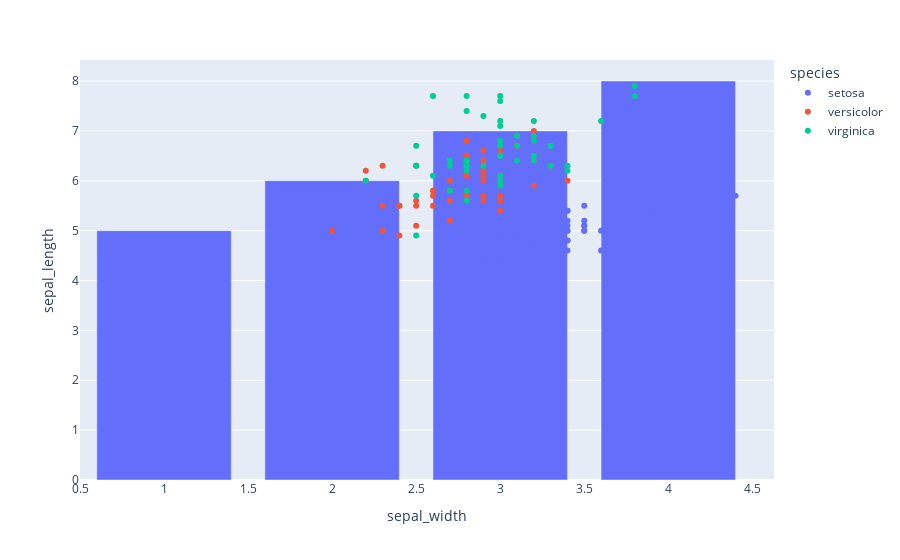

Write notebook code for a chart like this one.
### Markdown cell above
Example from stack overflow of adding traces

### Code cell
import pandas as pd
import plotly.express as px

iris = px.data.iris()
fig = px.scatter(iris, x="sepal_width", y="sepal_length", color="species")
df = pd.DataFrame({
    'x':[1,2,3,4],
    'y':[5,6,7,8],})
fig2 = px.bar(df, x="x", y="y")
fig.add_trace(fig2.data[0])
fig.show()

### Figure 1 — Plotly figure (JSON) as saved in the notebook; plotly's stock layout.template omitted (floating-point values rounded to 4 significant figures)
{"data": [{"hovertemplate": "species=setosa<br>sepal_width=%{x}<br>sepal_length=%{y}<extra></extra>", "legendgroup": "setosa", "marker": {"color": "#636efa", "symbol": "circle"}, "mode": "markers", "name": "setosa", "orientation": "v", "showlegend": true, "type": "scatter", "x": [3.5, 3, 3.2, 3.1, 3.6, 3.9, 3.4, 3.4, 2.9, 3.1, 3.7, 3.4, 3, 3, 4, 4.4, 3.9, 3.5, 3.8, 3.8, 3.4, 3.7, 3.6, 3.3, 3.4, 3, 3.4, 3.5, 3.4, 3.2, 3.1, 3.4, 4.1, 4.2, 3.1, 3.2, 3.5, 3.1, 3, 3.4, 3.5, 2.3, 3.2, 3.5, 3.8, 3, 3.8, 3.2, 3.7, 3.3], "xaxis": "x", "y": [5.1, 4.9, 4.7, 4.6, 5, 5.4, 4.6, 5, 4.4, 4.9, 5.4, 4.8, 4.8, 4.3, 5.8, 5.7, 5.4, 5.1, 5.7, 5.1, 5.4, 5.1, 4.6, 5.1, 4.8, 5, 5, 5.2, 5.2, 4.7, 4.8, 5.4, 5.2, 5.5, 4.9, 5, 5.5, 4.9, 4.4, 5.1, 5, 4.5, 4.4, 5, 5.1, 4.8, 5.1, 4.6, 5.3, 5], "yaxis": "y"}, {"hovertemplate": "species=versicolor<br>sepal_width=%{x}<br>sepal_length=%{y}<extra></extra>", "legendgroup": "versicolor", "marker": {"color": "#EF553B", "symbol": "circle"}, "mode": "markers", "name": "versicolor", "orientation": "v", "showlegend": true, "type": "scatter", "x": [3.2, 3.2, 3.1, 2.3, 2.8, 2.8, 3.3, 2.4, 2.9, 2.7, 2, 3, 2.2, 2.9, 2.9, 3.1, 3, 2.7, 2.2, 2.5, 3.2, 2.8, 2.5, 2.8, 2.9, 3, 2.8, 3, 2.9, 2.6, 2.4, 2.4, 2.7, 2.7, 3, 3.4, 3.1, 2.3, 3, 2.5, 2.6, 3, 2.6, 2.3, 2.7, 3, 2.9, 2.9, 2.5, 2.8], "xaxis": "x", "y": [7, 6.4, 6.9, 5.5, 6.5, 5.7, 6.3, 4.9, 6.6, 5.2, 5, 5.9, 6, 6.1, 5.6, 6.7, 5.6, 5.8, 6.2, 5.6, 5.9, 6.1, 6.3, 6.1, 6.4, 6.6, 6.8, 6.7, 6, 5.7, 5.5, 5.5, 5.8, 6, 5.4, 6, 6.7, 6.3, 5.6, 5.5, 5.5, 6.1, 5.8, 5, 5.6, 5.7, 5.7, 6.2, 5.1, 5.7], "yaxis": "y"}, {"hovertemplate": "species=virginica<br>sepal_width=%{x}<br>sepal_length=%{y}<extra></extra>", "legendgroup": "virginica", "marker": {"color": "#00cc96", "symbol": "circle"}, "mode": "markers", "name": "virginica", "orientation": "v", "showlegend": true, "type": "scatter", "x": [3.3, 2.7, 3, 2.9, 3, 3, 2.5, 2.9, 2.5, 3.6, 3.2, 2.7, 3, 2.5, 2.8, 3.2, 3, 3.8, 2.6, 2.2, 3.2, 2.8, 2.8, 2.7, 3.3, 3.2, 2.8, 3, 2.8, 3, 2.8, 3.8, 2.8, 2.8, 2.6, 3, 3.4, 3.1, 3, 3.1, 3.1, 3.1, 2.7, 3.2, 3.3, 3, 2.5, 3, 3.4, 3], "xaxis": "x", "y": [6.3, 5.8, 7.1, 6.3, 6.5, 7.6, 4.9, 7.3, 6.7, 7.2, 6.5, 6.4, 6.8, 5.7, 5.8, 6.4, 6.5, 7.7, 7.7, 6, 6.9, 5.6, 7.7, 6.3, 6.7, 7.2, 6.2, 6.1, 6.4, 7.2, 7.4, 7.9, 6.4, 6.3, 6.1, 7.7, 6.3, 6.4, 6, 6.9, 6.7, 6.9, 5.8, 6.8, 6.7, 6.7, 6.3, 6.5, 6.2, 5.9], "yaxis": "y"}, {"alignmentgroup": "True", "hovertemplate": "x=%{x}<br>y=%{y}<extra></extra>", "legendgroup": "", "marker": {"color": "#636efa", "pattern": {"shape": ""}}, "name": "", "offsetgroup": "", "orientation": "v", "showlegend": false, "textposition": "auto", "type": "bar", "x": [1, 2, 3, 4], "xaxis": "x", "y": [5, 6, 7, 8], "yaxis": "y"}], "layout": {"legend": {"title": {"text": "species"}, "tracegroupgap": 0}, "margin": {"t": 60}, "xaxis": {"anchor": "y", "domain": [0, 1], "title": {"text": "sepal_width"}}, "yaxis": {"anchor": "x", "domain": [0, 1], "title": {"text": "sepal_length"}}}}
